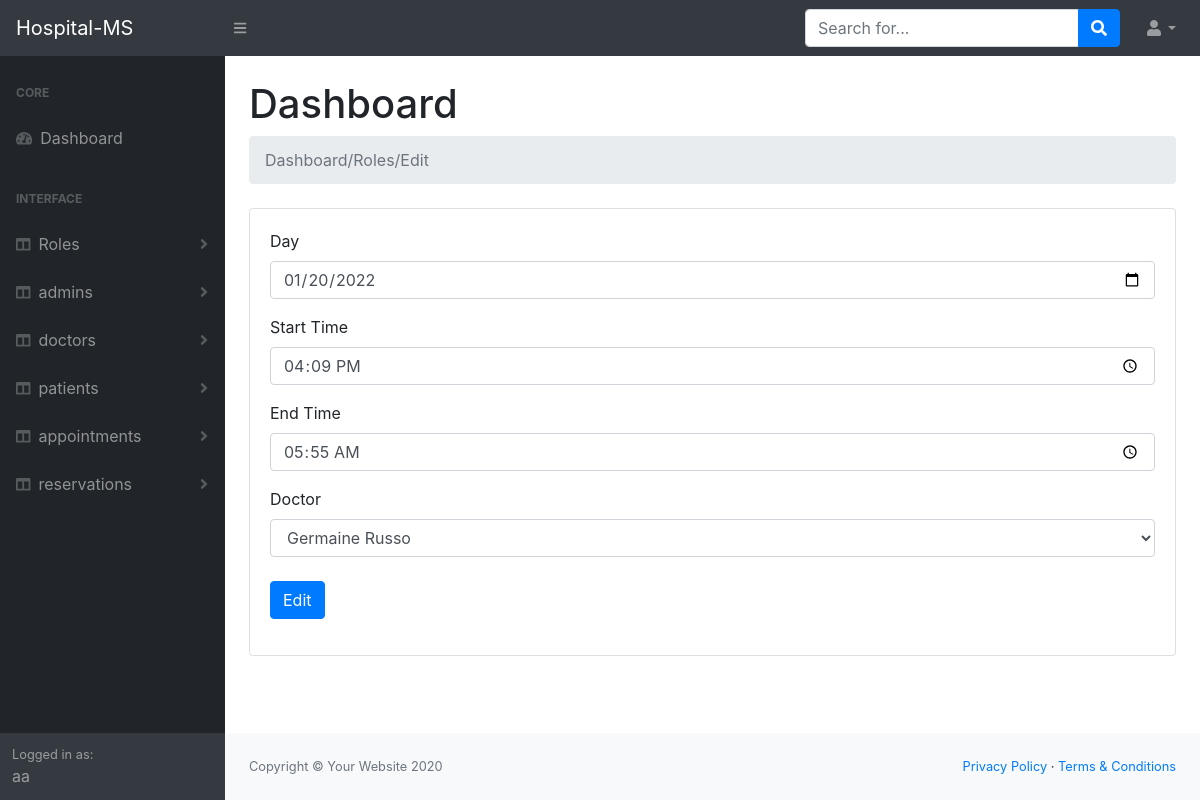
/Admin/appointments/edit.php?id=33 (signed in), run on the app's committed database.
### tables this page shows
CREATE TABLE `appointments_doctor`
(
    `id`        tinyint(4) NOT NULL,
    `day`       char(50) NOT NULL,
    `from_time` time     NOT NULL,
    `to_time`   time     NOT NULL,
    `doctor_id` tinyint(4) NOT NULL,
    `status`    tinyint(1) NOT NULL DEFAULT 0
);

### Admin/appointments/edit.php (the view, shortened to what this page needs)
<?php
require '../helpers/dbConnection.php';
$sql = 'select users.* from users join roles on users.role_id = roles.id where roles.title = "doctor"';
$RoleOp = mysqli_query($con, $sql);
$id = $_GET['id'];
$sql = "select * from appointments_doctor where id = $id";
$op = mysqli_query($con, $sql);
if (mysqli_num_rows($op) == 1) {
    $data = mysqli_fetch_assoc($op);
} else {
    $_SESSION['Message'] = ["Message" => "Invalid Id"];
    header("Location: index.php");
    exit();
}
require '../layouts/header.php';
require '../layouts/nav.php';
require '../layouts/sidNav.php';
?>
    <main>
        <div class="container-fluid">
            <h1 class="mt-4">Dashboard</h1>
            <ol class="breadcrumb mb-4">
                <li class="breadcrumb-item active">Dashboard/Roles/Edit</li>
                <?php
                echo '<br>';
                ?>
            </ol>
            <div class="card mb-4">
                <div class="card-body">
                    <form action="edit.php?id=<?php echo($data['id']); ?>" method="post">
                        <div class="form-group">
                            <label for="exampleInputName">Day</label>
                            <input type="date" class="form-control" id="exampleInputName" name="day"
                                   aria-describedby=""
                                   placeholder="Enter Title" value="<?php echo date('Y-m-d', $data['day']); ?>">
                        </div>
                        <div class="form-group">
                            <label for="exampleInputName">Start Time</label>
                            <input type="time" class="form-control" id="exampleInputName" name="from_time"
                                   aria-describedby=""
                                   placeholder="Enter Time" value="<?php echo $data['from_time']; ?>">
                        </div>
                        <div class="form-group">
                            <label for="exampleInputName">End Time</label>
                            <input type="time" class="form-control" id="exampleInputName" name="to_time"
                                   aria-describedby=""
                                   placeholder="Enter Time" value="<?php echo $data['to_time']; ?>">
                        </div>
                        <div class="form-group">
                            <label for="exampleInputPassword">Doctor</label>
                            <select class="form-control" id="exampleInputPassword1" name="doctor_id">
                                <?php
                                while ($data = mysqli_fetch_assoc($RoleOp)) {
                                    ?>
                                    <option value="<?php echo $data['id']; ?>"><?php echo $data['name']; ?></option>
                                <?php }
                                ?>
                            </select>
                            <br>
                            <button type="submit" class="btn btn-primary">Edit</button>
                        </div>
                    </form>
                </div>
            </div>
        </div>
    </main>
<?php
require '../layouts/footer.php';
?>

### data on the page
appointments_doctor: day "01/20/2022", from_time "16:09:00", to_time "05:55:00"

### other printed values
$module "Roles"
$module "admins"
$module "doctors"
$module "patients"
$module "appointments"
$module "reservations"
$_SESSION['user']['name'] "aa"
form field doctor_id "Germaine Russo"
